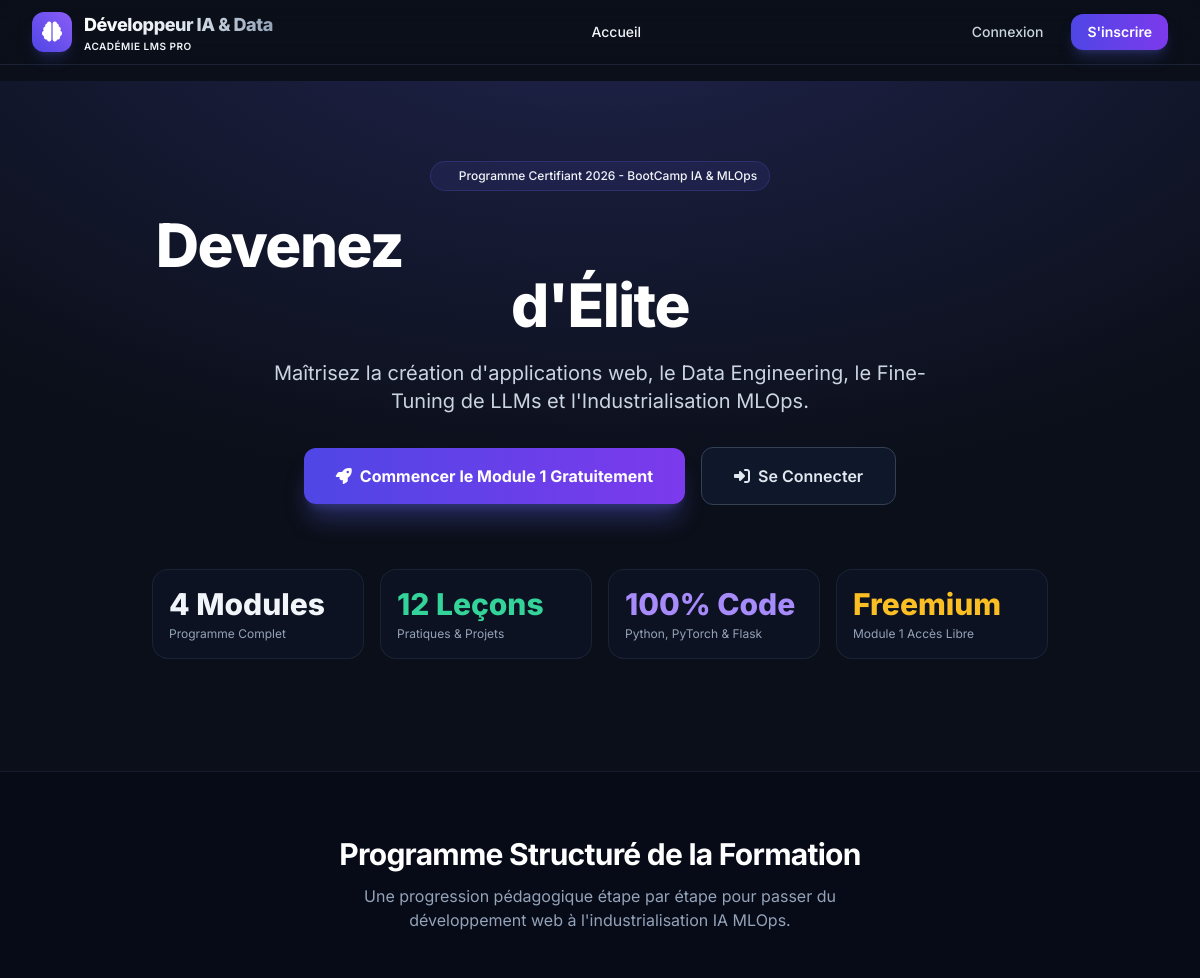
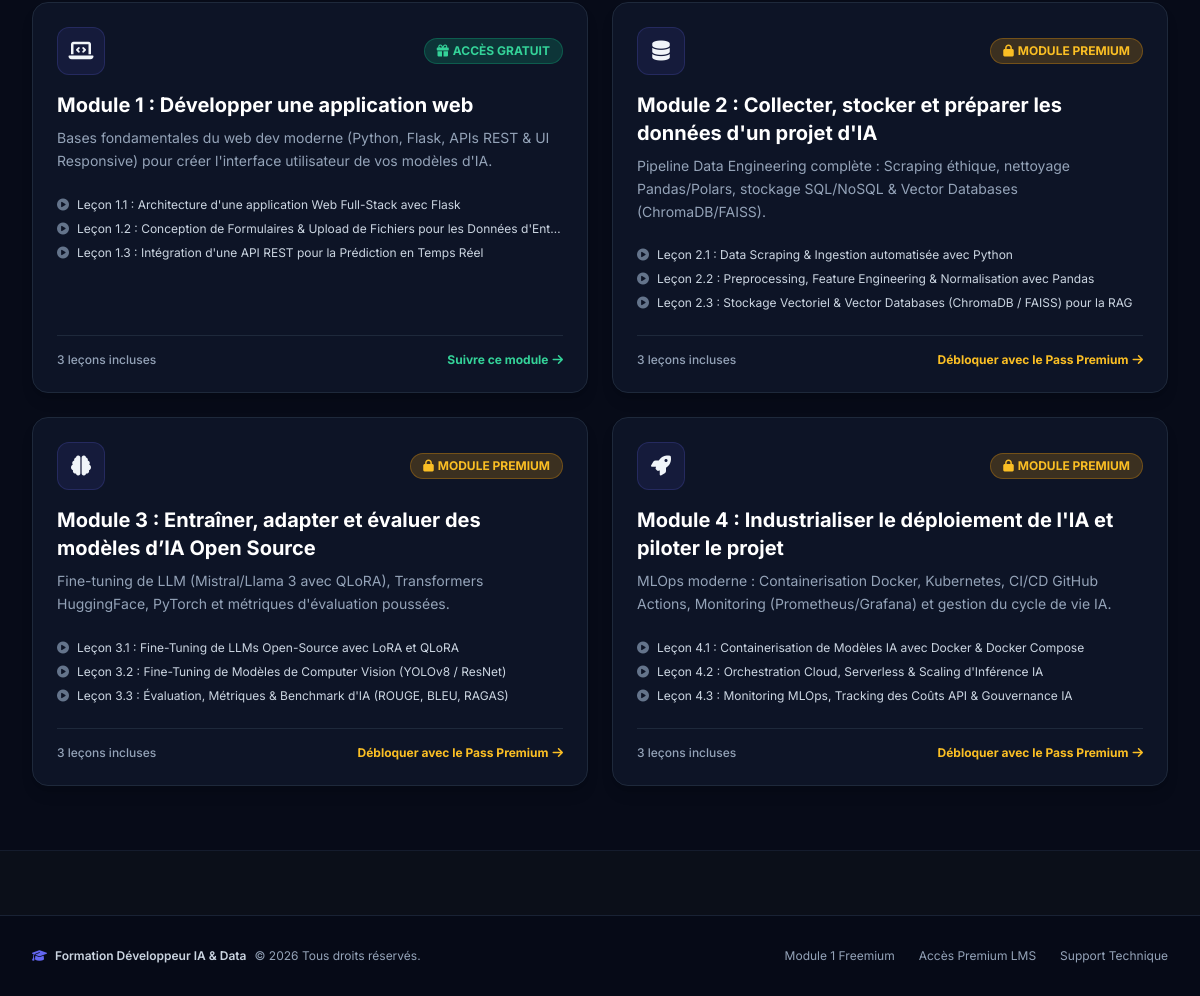
The page / on the database its author committed (2 pictures, top to bottom).
### models.py (models this page shows)
class Module(db.Model):
    __tablename__ = 'modules'
    id = db.Column(db.Integer, primary_key=True)
    title = db.Column(db.String(150), nullable=False)
    description = db.Column(db.Text, nullable=False)
    order = db.Column(db.Integer, nullable=False, default=1)
    is_free = db.Column(db.Boolean, default=False, nullable=False)  # True for Module 1, False for 2, 3, 4
    icon = db.Column(db.String(50), default="fa-book")
    created_at = db.Column(db.DateTime, default=datetime.utcnow)
    lessons = db.relationship('Lesson', backref='module', lazy=True, order_by="Lesson.order", cascade="all, delete-orphan")

class Lesson(db.Model):
    __tablename__ = 'lessons'
    id = db.Column(db.Integer, primary_key=True)
    module_id = db.Column(db.Integer, db.ForeignKey('modules.id'), nullable=False)
    title = db.Column(db.String(150), nullable=False)
    summary = db.Column(db.Text, nullable=True)
    content_html = db.Column(db.Text, nullable=False)
    video_url = db.Column(db.String(255), nullable=False)
    pdf_filename = db.Column(db.String(255), nullable=True)
    order = db.Column(db.Integer, nullable=False, default=1)
    duration_minutes = db.Column(db.Integer, default=15)
    created_at = db.Column(db.DateTime, default=datetime.utcnow)
    progress_records = db.relationship('UserProgress', backref='lesson', lazy=True, cascade="all, delete-orphan")

### routes.py (the view)
    @app.route('/')
    def index():
        modules = Module.query.order_by(Module.order).all()
        return render_template('index.html', modules=modules)

### templates/index.html (shortened to what this page needs)
{% extends 'base.html' %}
{% block content %}
<section class="relative overflow-hidden pt-12 pb-20 md:pt-20 md:pb-28">
    <div class="absolute inset-0 bg-[radial-gradient(ellipse_80%_80%_at_50%_-20%,rgba(99,102,241,0.25),rgba(255,255,255,0))] pointer-events-none"></div>
    <div class="max-w-7xl mx-auto px-4 sm:px-6 lg:px-8 relative z-10 text-center">
        <div class="inline-flex items-center space-x-2 px-3 py-1.5 rounded-full bg-brand-500/10 border border-brand-500/20 text-brand-300 text-xs font-medium mb-6">
            <span class="flex h-2 w-2 rounded-full bg-brand-400 animate-pulse"></span>
            <span>Programme Certifiant 2026 - BootCamp IA & MLOps</span>
        </div>
        <h1 class="text-4xl sm:text-6xl font-extrabold tracking-tight text-white max-w-4xl mx-auto leading-tight">
            Devenez <span class="bg-gradient-to-r from-brand-400 via-violet-400 to-indigo-300 bg-clip-text text-transparent">Développeur IA & Data</span> d'Élite
        </h1>
        <p class="mt-6 text-lg sm:text-xl text-slate-300 max-w-2xl mx-auto font-normal leading-relaxed">
            Maîtrisez la création d'applications web, le Data Engineering, le Fine-Tuning de LLMs et l'Industrialisation MLOps.
        </p>
        <div class="mt-8 flex flex-col sm:flex-row items-center justify-center gap-4">
            {% if current_user.is_authenticated %}
                <a href="{{ url_for('dashboard') }}" class="w-full sm:w-auto px-8 py-4 rounded-xl bg-gradient-to-r from-brand-600 to-violet-600 hover:from-brand-500 hover:to-violet-500 text-white font-bold text-base shadow-xl shadow-brand-500/30 transition-all flex items-center justify-center space-x-2">
                    <i class="fa-solid fa-gauge-high"></i>
                    <span>Accéder à mon Dashboard</span>
                </a>
            {% else %}
                <a href="{{ url_for('register') }}" class="w-full sm:w-auto px-8 py-4 rounded-xl bg-gradient-to-r from-brand-600 to-violet-600 hover:from-brand-500 hover:to-violet-500 text-white font-bold text-base shadow-xl shadow-brand-500/30 transition-all flex items-center justify-center space-x-2">
                    <i class="fa-solid fa-rocket"></i>
                    <span>Commencer le Module 1 Gratuitement</span>
                </a>
                <a href="{{ url_for('login') }}" class="w-full sm:w-auto px-8 py-4 rounded-xl bg-slate-900 hover:bg-slate-800 border border-slate-700 text-slate-200 font-semibold text-base transition-all flex items-center justify-center space-x-2">
                    <i class="fa-solid fa-right-to-bracket"></i>
                    <span>Se Connecter</span>
                </a>
            {% endif %}
        </div>
        <div class="mt-16 grid grid-cols-2 md:grid-cols-4 gap-4 max-w-4xl mx-auto text-left">
            <div class="p-4 rounded-2xl bg-slate-900/50 border border-slate-800/80 backdrop-blur-sm">
                <div class="text-3xl font-extrabold text-brand-400">4 Modules</div>
                <div class="text-xs text-slate-400 mt-1">Programme Complet</div>
            </div>
            <div class="p-4 rounded-2xl bg-slate-900/50 border border-slate-800/80 backdrop-blur-sm">
                <div class="text-3xl font-extrabold text-emerald-400">12 Leçons</div>
                <div class="text-xs text-slate-400 mt-1">Pratiques & Projets</div>
            </div>
            <div class="p-4 rounded-2xl bg-slate-900/50 border border-slate-800/80 backdrop-blur-sm">
                <div class="text-3xl font-extrabold text-violet-400">100% Code</div>
                <div class="text-xs text-slate-400 mt-1">Python, PyTorch & Flask</div>
            </div>
            <div class="p-4 rounded-2xl bg-slate-900/50 border border-slate-800/80 backdrop-blur-sm">
                <div class="text-3xl font-extrabold text-amber-400">Freemium</div>
                <div class="text-xs text-slate-400 mt-1">Module 1 Accès Libre</div>
            </div>
        </div>
    </div>
</section>
<section class="py-16 bg-slate-950/40 border-t border-b border-slate-800/60">
    <div class="max-w-7xl mx-auto px-4 sm:px-6 lg:px-8">
        <div class="text-center mb-12">
            <h2 class="text-3xl font-bold text-white tracking-tight">Programme Structuré de la Formation</h2>
            <p class="mt-3 text-slate-400 text-base max-w-xl mx-auto">Une progression pédagogique étape par étape pour passer du développement web à l'industrialisation IA MLOps.</p>
        </div>
        <div class="grid md:grid-cols-2 gap-6">
            {% for m in modules %}
                <div class="relative rounded-2xl p-6 bg-slate-900/80 border border-slate-800 hover:border-slate-700 transition-all flex flex-col justify-between group shadow-lg">
                    <div>
                        <div class="flex items-center justify-between mb-4">
                            <div class="w-12 h-12 rounded-xl bg-brand-500/10 text-brand-400 border border-brand-500/20 flex items-center justify-center text-xl group-hover:scale-110 transition-transform">
                                <i class="fa-solid {{ m.icon }}"></i>
                            </div>
                            {% if m.is_free %}
                                <span class="px-3 py-1 rounded-full text-xs font-bold bg-emerald-500/20 text-emerald-400 border border-emerald-500/30 flex items-center space-x-1">
                                    <i class="fa-solid fa-gift"></i>
                                    <span>ACCÈS GRATUIT</span>
                                </span>
                            {% else %}
                                <span class="px-3 py-1 rounded-full text-xs font-bold bg-amber-500/20 text-amber-400 border border-amber-500/30 flex items-center space-x-1">
                                    <i class="fa-solid fa-lock"></i>
                                    <span>MODULE PREMIUM</span>
                                </span>
                            {% endif %}
                        </div>
                        <h3 class="text-xl font-bold text-white mb-2">{{ m.title }}</h3>
                        <p class="text-slate-400 text-sm leading-relaxed mb-6">{{ m.description }}</p>
                        <div class="space-y-2 mb-6">
                            {% for l in m.lessons %}
                                <div class="flex items-center text-xs text-slate-300 space-x-2">
                                    <i class="fa-solid fa-play-circle text-slate-500"></i>
                                    <span class="truncate">{{ l.title }}</span>
                                </div>
                            {% endfor %}
                        </div>
                    </div>
                    <div class="pt-4 border-t border-slate-800 flex items-center justify-between">
                        <span class="text-xs text-slate-400 font-medium">{{ m.lessons|length }} leçons incluses</span>
                        {% if m.is_free %}
                            <a href="{{ url_for('register') }}" class="text-xs font-bold text-emerald-400 hover:text-emerald-300 flex items-center space-x-1">
                                <span>Suivre ce module</span>
                                <i class="fa-solid fa-arrow-right"></i>
                            </a>
                        {% else %}
                            <a href="{{ url_for('paywall') }}" class="text-xs font-bold text-amber-400 hover:text-amber-300 flex items-center space-x-1">
                                <span>Débloquer avec le Pass Premium</span>
                                <i class="fa-solid fa-arrow-right"></i>
                            </a>
                        {% endif %}
                    </div>
                </div>
            {% endfor %}
        </div>
    </div>
</section>
{% endblock %}

### templates/base.html (shortened to what this page needs)
<!DOCTYPE html>
<html lang="fr" class="dark">
<head>
    <script src="https://cdn.tailwindcss.com"></script>
    <link rel="stylesheet" href="https://cdnjs.cloudflare.com/ajax/libs/font-awesome/6.4.0/css/all.min.css">
    <link rel="stylesheet" href="{{ url_for('static', filename='css/style.css') }}">
</head>
<body class="bg-darkbg text-slate-100 font-sans min-h-screen flex flex-col selection:bg-brand-500 selection:text-white">
    <header class="sticky top-0 z-50 backdrop-blur-md bg-darkbg/80 border-b border-slate-800/80 transition-all">
        <div class="max-w-7xl mx-auto px-4 sm:px-6 lg:px-8 h-16 flex items-center justify-between">
            <a href="{{ url_for('index') }}" class="flex items-center space-x-3 group">
                <div class="w-10 h-10 rounded-xl bg-gradient-to-tr from-brand-600 to-violet-500 flex items-center justify-center shadow-lg shadow-brand-500/20 group-hover:scale-105 transition-transform">
                    <i class="fa-solid me-0 fa-brain text-white text-xl"></i>
                </div>
                <div>
                    <span class="font-extrabold text-lg tracking-tight bg-gradient-to-r from-white via-slate-200 to-slate-400 bg-clip-text text-transparent">Développeur IA & Data</span>
                    <span class="block text-[10px] uppercase tracking-wider text-brand-400 font-semibold">Académie LMS Pro</span>
                </div>
            </a>
            <nav class="hidden md:flex items-center space-x-6 text-sm font-medium">
                <a href="{{ url_for('index') }}" class="hover:text-brand-400 transition-colors">Accueil</a>
            </nav>
            <div class="flex items-center space-x-4">
                {% if current_user.is_authenticated %}
                    <div class="flex items-center space-x-3 bg-slate-900/80 px-3 py-1.5 rounded-xl border border-slate-800">
                        <div class="w-8 h-8 rounded-full bg-gradient-to-tr from-brand-500 to-purple-600 flex items-center justify-center text-white font-bold text-sm uppercase">
                            {{ current_user.username[0] }}
                        </div>
                        <div class="hidden sm:block text-left">
                            <div class="text-xs font-semibold text-slate-200 leading-none">{{ current_user.username }}</div>
                            {% if current_user.has_premium_access %}
                                <span class="inline-flex items-center px-1.5 py-0.5 rounded text-[10px] font-bold bg-emerald-500/20 text-emerald-400 mt-1">
                                    <i class="fa-solid fa-check-circle me-1"></i> Membre Premium
                                </span>
                            {% else %}
                                <span class="inline-flex items-center px-1.5 py-0.5 rounded text-[10px] font-bold bg-slate-800 text-slate-400 mt-1">
                                    Compte Gratuit
                                </span>
                            {% endif %}
                        </div>
                    </div>
                    <a href="{{ url_for('logout') }}" title="Déconnexion" class="p-2 text-slate-400 hover:text-rose-400 hover:bg-slate-800/60 rounded-lg transition-colors">
                        <i class="fa-solid fa-right-from-bracket text-lg"></i>
                    </a>
                {% else %}
                    <a href="{{ url_for('login') }}" class="text-sm font-medium text-slate-300 hover:text-white px-3 py-2 transition-colors">Connexion</a>
                    <a href="{{ url_for('register') }}" class="text-sm font-semibold text-white bg-gradient-to-r from-brand-600 to-violet-600 hover:from-brand-500 hover:to-violet-500 px-4 py-2 rounded-xl shadow-lg shadow-brand-500/25 transition-all">S'inscrire</a>
                {% endif %}
            </div>
        </div>
    </header>
    <main class="flex-grow">
        {% block content %}{% endblock %}
    </main>
    <footer class="border-t border-slate-800/80 bg-slate-950/50 mt-16 py-8">
        <div class="max-w-7xl mx-auto px-4 sm:px-6 lg:px-8 flex flex-col md:flex-row items-center justify-between gap-4 text-xs text-slate-400">
            <div class="flex items-center space-x-2">
                <i class="fa-solid fa-graduation-cap text-brand-500"></i>
                <span class="font-semibold text-slate-300">Formation Développeur IA & Data</span>
                <span>© 2026 Tous droits réservés.</span>
            </div>
            <div class="flex space-x-6">
                <span class="hover:text-slate-200 transition-colors cursor-pointer">Module 1 Freemium</span>
                <span class="hover:text-slate-200 transition-colors cursor-pointer">Accès Premium LMS</span>
                <span class="hover:text-slate-200 transition-colors cursor-pointer">Support Technique</span>
            </div>
        </div>
    </footer>
</body>
</html>

### rows shown on the page
Module: is_free True (drawn), title "Module 1 : Développer une application web", description "Bases fondamentales du web dev moderne (Python, Flask, APIs REST & UI Responsive) pour créer l'interface utilisateur de vos modèles d'IA.", lessons|length "3"
Lesson: title "Leçon 1.1 : Architecture d'une application Web Full-Stack avec Flask"
Lesson: title "Leçon 1.2 : Conception de Formulaires & Upload de Fichiers pour les Données d'Ent…"
Lesson: title "Leçon 1.3 : Intégration d'une API REST pour la Prédiction en Temps Réel"
Module: is_free False (drawn), title "Module 2 : Collecter, stocker et préparer les données d'un projet d'IA", description "Pipeline Data Engineering complète : Scraping éthique, nettoyage Pandas/Polars, stockage SQL/NoSQL & Vector Databases (ChromaDB/FAISS).", lessons|length "3"
Lesson: title "Leçon 2.1 : Data Scraping & Ingestion automatisée avec Python"
Lesson: title "Leçon 2.2 : Preprocessing, Feature Engineering & Normalisation avec Pandas"
Lesson: title "Leçon 2.3 : Stockage Vectoriel & Vector Databases (ChromaDB / FAISS) pour la RAG"
Module: is_free False (drawn), title "Module 3 : Entraîner, adapter et évaluer des modèles d’IA Open Source", description "Fine-tuning de LLM (Mistral/Llama 3 avec QLoRA), Transformers HuggingFace, PyTorch et métriques d'évaluation poussées.", lessons|length "3"
Lesson: title "Leçon 3.1 : Fine-Tuning de LLMs Open-Source avec LoRA et QLoRA"
Lesson: title "Leçon 3.2 : Fine-Tuning de Modèles de Computer Vision (YOLOv8 / ResNet)"
Lesson: title "Leçon 3.3 : Évaluation, Métriques & Benchmark d'IA (ROUGE, BLEU, RAGAS)"
Module: is_free False (drawn), title "Module 4 : Industrialiser le déploiement de l'IA et piloter le projet", description "MLOps moderne : Containerisation Docker, Kubernetes, CI/CD GitHub Actions, Monitoring (Prometheus/Grafana) et gestion du cycle de vie IA.", lessons|length "3"
Lesson: title "Leçon 4.1 : Containerisation de Modèles IA avec Docker & Docker Compose"
Lesson: title "Leçon 4.2 : Orchestration Cloud, Serverless & Scaling d'Inférence IA"
Lesson: title "Leçon 4.3 : Monitoring MLOps, Tracking des Coûts API & Gouvernance IA"
